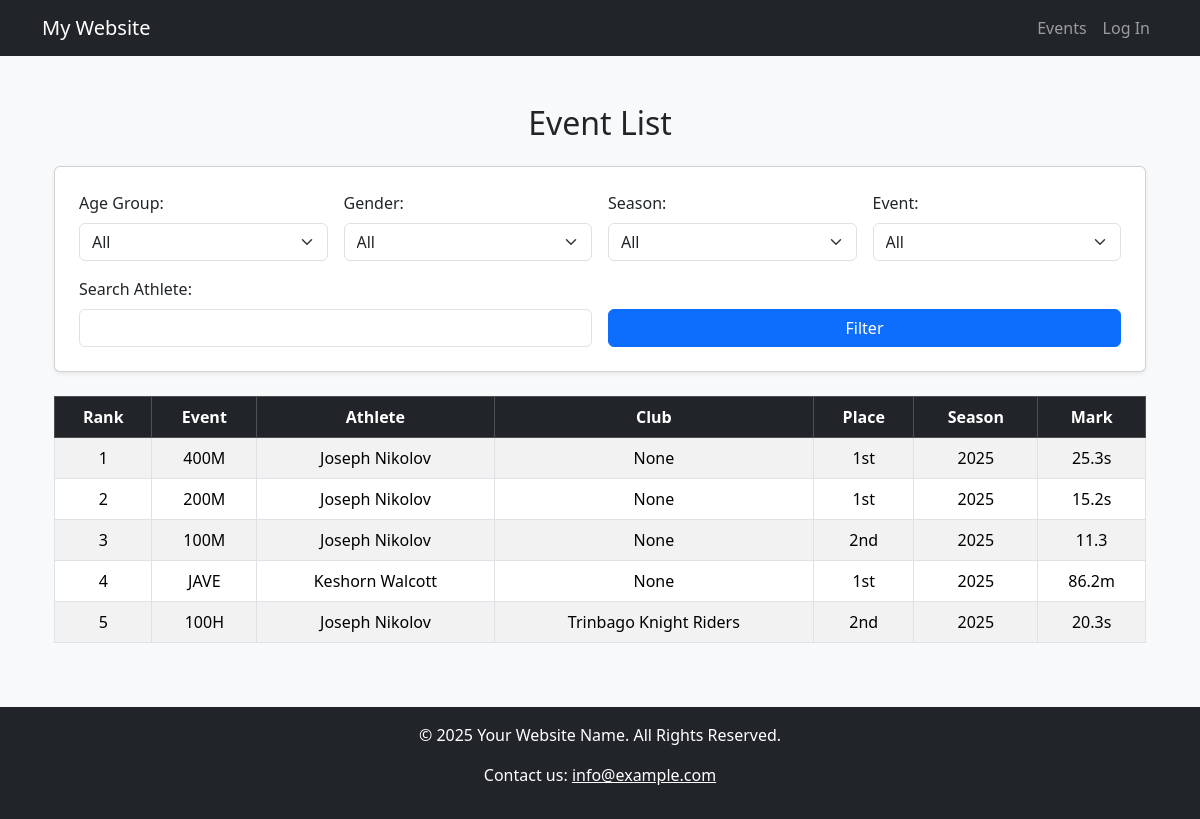
/events/, run on an earlier commit of the app's database.
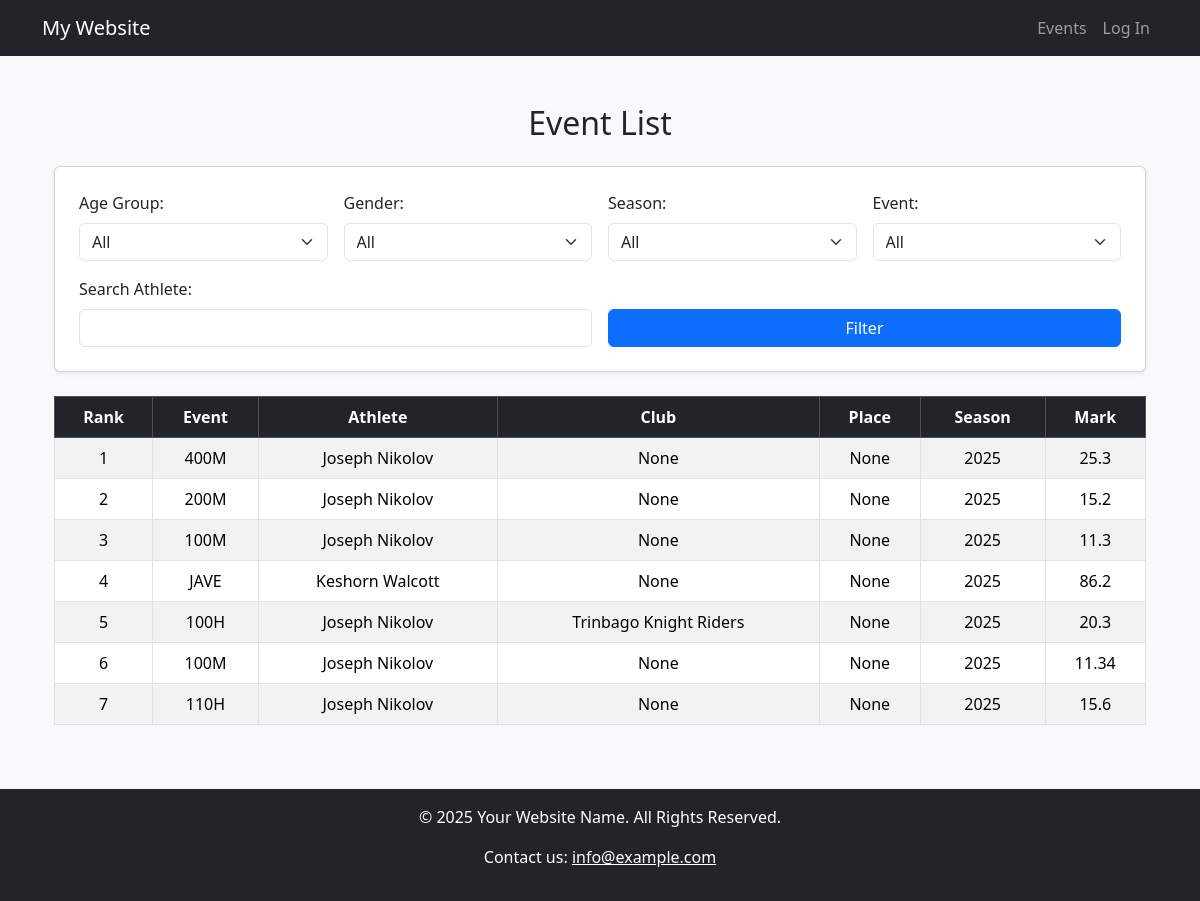
And on a later commit of the database.
### webApp/models.py (models this page shows, shortened)
class Match(models.Model):
    AGES = [
        ("OPEN", "Open"),
        ("U-23", "Under-23"),
        ("U-20", "Under-20"),
        ("U-18", "Under-18"),
        ("U-17", "Under-17"),
        ("U-15", "Under-15"),
        ("U-13", "Under-13"),
        ("U-11", "Under-11"),
        ("U-09", "Under-9"),
    ]
    SEASON = [
        (2025, "2025"),
        (2024, "2024"),
        (2023, "2023"),
        (2022, "2022"),
        (2021, "2021"),
        (2020, "2020"),
        (2019, "2019"),
    ]
    EVENTS = [
        ("60M", "60 Meters"),
        ("80M", "80 Meters"),
        ("100M", "100 Meters"),
        ("200M", "200 Meters"),
        ("400M", "400 Meters"),
        ("800M", "800 Meters"),
        ("1000M", "1000 Meters"),
        ("1200M", "1200 Meters"),
        ("1500M", "1500 Meters"),
        ("3000M", "3000 Meters"),
        ("5000M", "5000 Meters"),
        ("10000M", "10000 Meters"),
        ("60H", "60 Hurdles"),
        ("100H", "100 Hurdles"),
        ("110H", "110 Hurdles"),
        ("400H", "400 Hurdles"),
        ("3000SC", "3000 SC"),
        ("4100R", "4×100 Relay"),
        ("4400R", "4×400 Relay"),
        ("HM", "Half Marathon"),
        ("M", "Marathon"),
        ("20KW", "20K Walk"),
        ("PENT", "Pentathlon"),
        ("HEPT", "Heptathlon"),
        ("OCTA", "Octathlon"),
        ("DECA", "Decathlon"),
        ("HJ", "High Jump"),
        ("LJ", "Long Jump"),
        ("TRJ", "Triple Jump"),
        ("PV", "Pole Vault"),
        ("DISCUS", "Discus"),
        ("JAVE", "Javelin"),
        ("HAM", "Hammer"),
        ("SHOT", "Shot Put"),
        ("80H", "80 Hurdles"),
        ("BT", "Ball Throw"),
    ]
    matchID = models.AutoField(primary_key=True)
    athlete = models.ForeignKey(AthleteProfile, on_delete=models.CASCADE, related_name="matches")
    event = models.CharField(max_length=20, choices=EVENTS, null=True)
    windSpeed = models.DecimalField(max_digits=3, decimal_places=1)
    place = models.CharField(max_length=200, null=True, blank=True)
    date = models.DateField(blank=False)
    location = models.CharField(max_length=200)
    mark = models.CharField(max_length=10)
    age = models.CharField(max_length=5, choices=AGES)
    club = models.CharField(max_length=200, default=None, blank=True, null=True)
    personalBest = models.DecimalField(max_digits=10, decimal_places=2, blank=True, null=True)
    season = models.IntegerField(choices=SEASON)
    gender = models.CharField(max_length=6, choices=AthleteProfile.GENDER)

class AthleteProfile(models.Model):
    GENDER = [
        ("MALE", "Male"),
        ("FEMALE", "Female")
    ]
    user = models.OneToOneField(User, on_delete=models.CASCADE, primary_key=True)
    name = models.CharField(max_length=50, null=False, blank=False)
    gender = models.CharField(max_length=6, choices=GENDER)
    weight = models.DecimalField(max_digits=6, decimal_places=2)
    height = models.DecimalField(max_digits=4, decimal_places=2)
    dob = models.DateField()
    biography = models.CharField(max_length=1000, blank=True, null=True)
    smLinks = models.URLField(max_length=500, blank=True, null=True)

### webApp/views.py (the view)
# urls.py: path('events/', views.event_list, name='event_list'),
def event_list(request):
    matches = Match.objects.all()
    users = User.objects.all()
    age_filter = request.GET.get('age', '')
    gender_filter = request.GET.get('gender', '')
    season_filter = request.GET.get('season', '')
    event_filter = request.GET.get('event', '')
    athlete_search = request.GET.get('athlete', '')
    if age_filter:
        matches = matches.filter(age=age_filter)
    if gender_filter:
        matches = matches.filter(gender=gender_filter)
    if season_filter:
        matches = matches.filter(season=season_filter)
    if event_filter:
        matches = matches.filter(event=event_filter)
    if athlete_search:
        matches = matches.filter(athlete__name__icontains=athlete_search)
    event_types = {
        "60M": "ascending",
        "80M": "ascending",
        "100M": "ascending",
        "200M": "ascending",
        "400M": "ascending",
        "800M": "ascending",
        "1000M": "ascending",
        "1200M": "ascending",
        "1500M": "ascending",
        "3000M": "ascending",
        "5000M": "ascending",
        "10000M": "ascending",
        "60H": "ascending",
        "80H": "ascending",
        "100H": "ascending",
        "110H": "ascending",
        "400H": "ascending",
        "3000SC": "ascending",
        "4100R": "ascending",
        "4400R": "ascending",
        "HM": "ascending",   # Half Marathon
        "M": "ascending",    # Marathon
        "20KW": "ascending",
        "PENT": "descending",  # Pentathlon
        "HEPT": "descending",  # Heptathlon
        "OCTA": "descending",  # Octathlon
        "DECA": "descending",  # Decathlon
        "HJ": "descending",  # High Jump
        "LJ": "descending",  # Long Jump
        "TRJ": "descending", # Triple Jump
        "PV": "descending",  # Pole Vault
        "DISCUS": "descending",
        "JAVE": "descending",  # Javelin
        "HAM": "descending",   # Hammer
        "SHOT": "descending",  # Shot Put
        "BT": "descending",    # Ball Throw
    }
    if event_filter and event_filter in event_types:
        if event_types[event_filter] == "ascending":
            matches = matches.order_by("mark")  # Lower is better (race times)
        else:
            matches = matches.order_by("-mark")  # Higher is better (jump distances, throws)
    ranked_matches = []
    previous_mark = None
    rank = 0
    for i, match in enumerate(matches):
        if previous_mark != match.mark:
            rank = i + 1  # Assign new rank if performance differs
        previous_mark = match.mark
        match.rank = rank  # Attach rank dynamically
        ranked_matches.append(match)
    context = {
        'matches': ranked_matches,
        'users': users,
        'age_filter': age_filter,
        'gender_filter': gender_filter,
        'season_filter': season_filter,
        'event_filter': event_filter,
        'athlete_search': athlete_search,
        'age_choices': Match.AGES,
        'event_choices': Match.EVENTS,
        'season_choices': Match.SEASON,
    }
    return render(request, 'website/event_list.html', context)

### webApp/templates/website/event_list.html (shortened to what this page needs)
{% extends 'website/layout.html' %}
{% block body %}
<div class="container my-5">
    <h2 class="text-center mb-4">Event List</h2>
    <div class="card shadow-sm p-4 mb-4">
        <form method="get" class="row g-3">
            <div class="col-md-3">
                <label for="age" class="form-label">Age Group:</label>
                <select name="age" class="form-select">
                    <option value="">All</option>
                </select>
            </div>
            <div class="col-md-3">
                <label for="gender" class="form-label">Gender:</label>
                <select name="gender" class="form-select">
                    <option value="">All</option>
                </select>
            </div>
            <div class="col-md-3">
                <label for="season" class="form-label">Season:</label>
                <select name="season" class="form-select">
                    <option value="">All</option>
                </select>
            </div>
            <div class="col-md-3">
                <label for="event" class="form-label">Event:</label>
                <select name="event" class="form-select">
                    <option value="">All</option>
                </select>
            </div>
            <div class="col-md-6">
                <label for="athlete" class="form-label">Search Athlete:</label>
                <input type="text" name="athlete" value="{{ athlete_search }}" class="form-control">
            </div>
            <div class="col-md-6 d-flex align-items-end">
                <button type="submit" class="btn btn-primary w-100">Filter</button>
            </div>
        </form>
    </div>
    <div class="table-responsive">
        <table class="table table-striped table-bordered text-center">
            <thead class="table-dark">
                <tr>
                    <th>Rank</th>
                    <th>Event</th>
                    <th>Athlete</th>
                    <th>Club</th>
                    <th>Place</th>
                    <th>Season</th>
                    <th>Mark</th>
                </tr>
            </thead>
            <tbody>
                {% for match in matches %}
                <tr>
                    <td>{{ match.rank }}</td>
                    <td>{{ match.event }}</td>
                    <td>{{ match.athlete.name }}</td>
                    <td>{{ match.club }}</td>
                    <td>{{ match.place }}</td>
                    <td>{{ match.season }}</td>
                    <td>{{ match.mark }}</td>
                </tr>
                {% empty %}
                <tr>
                    <td colspan="7" class="text-muted">No matches found.</td>
                </tr>
                {% endfor %}
            </tbody>
        </table>
    </div>
</div>
{% endblock %}

### webApp/templates/website/layout.html (shortened to what this page needs)
{% load static %}
<!DOCTYPE html>
<html lang="en">
<head>
	<link href="https://cdn.jsdelivr.net/npm/bootstrap@5.3.2/dist/css/bootstrap.min.css" rel="stylesheet">
</head>
<body class="bg-light">
	<nav class="navbar navbar-expand-lg navbar-dark bg-dark">
		<div class="container">
			<a class="navbar-brand" href="{% url 'event_list' %}">My Website</a>
			<div class="collapse navbar-collapse" id="navbarNav">
				<ul class="navbar-nav ms-auto">
					<li class="nav-item">
						<a class="nav-link" href="{% url 'event_list' %}">Events</a>
					</li>
					{% if user.is_authenticated %}
						<li class="nav-item">
							<a class="nav-link" href="{% url 'athlete_matches' %}">Account</a>
						</li>
						<li class="nav-item">
							<a class="nav-link" href="{% url 'logout' %}">Log Out</a>
						</li>
					{% else %}
						<li class="nav-item">
							<a class="nav-link" href="{% url 'login' %}">Log In</a>
						</li>
					{% endif %}
				</ul>
			</div>
		</div>
	</nav>
	<div class="container mt-4">
		{% block body %}{% endblock %}
	</div>
	<footer class="bg-dark text-white text-center py-3 mt-5">
		<p>&copy; 2025 Your Website Name. All Rights Reserved.</p>
		<p>Contact us: <a href="mailto:info@example.com" class="text-white">info@example.com</a></p>
	</footer>
</body>
</html>

What changed in the data, as far as the page shows it:
changed Match (number 1 of 7 on the later page): place "1st" → "None"; mark "25.3s" → "25.3"
changed Match (number 2 of 7 on the later page): place "1st" → "None"; mark "15.2s" → "15.2"
changed Match (number 3 of 7 on the later page): place "2nd" → "None"
changed Match "JAVE": place "1st" → "None"; mark "86.2m" → "86.2"
changed Match "Trinbago Knight Riders": place "2nd" → "None"; mark "20.3s" → "20.3"
added Match: rank "6", event "100M", athlete.name "Joseph Nikolov", club "None", place "None", season "2025", mark "11.34"
added Match: rank "7", event "110H", athlete.name "Joseph Nikolov", club "None", place "None", season "2025", mark "15.6"
